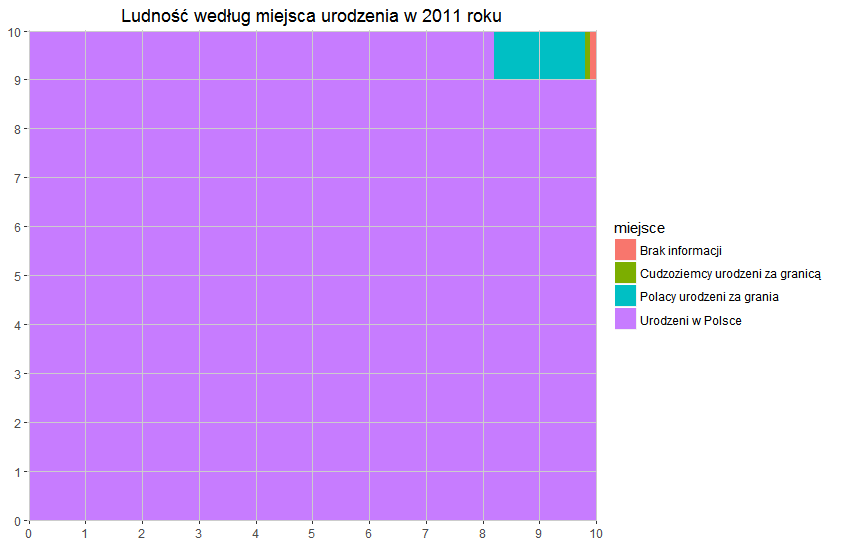

The R source for this figure:
# wykres plot_gus

library(ggplot2)

dane <- data.frame(miejsce= c("Urodzeni w Polsce","Urodzeni w Polsce", "Polacy urodzeni za grania", "Cudzoziemcy urodzeni za granicą", "Brak informacji"),
                   procent_x_min = c(0  ,0  ,82 ,98,99),
                   procent_x_max = c(100,82 ,98 ,99,100),
                   procent_y_min = c(0, 90,90,90,90),
                   procent_y_max = c(90,100,100,100,100))

ggplot(dane,aes(xmin=procent_x_min,xmax=procent_x_max,ymin=procent_y_min,ymax=procent_y_max))+
  geom_rect(aes(fill=miejsce))+
  geom_vline(xintercept = seq(0,100,10), color="grey80")+
  geom_hline(yintercept = seq(0,100,10), color="grey80")+
  scale_x_continuous(breaks=seq(0,100,10),labels = seq(0,10,1),expand = c(0,0.2))+
  scale_y_continuous(breaks=seq(0,100,10),labels = seq(0,10,1),expand = c(0,0.2))+
  theme(panel.background=element_rect(fill="white"))+
  ggtitle("Ludność według miejsca urodzenia w 2011 roku")
  
